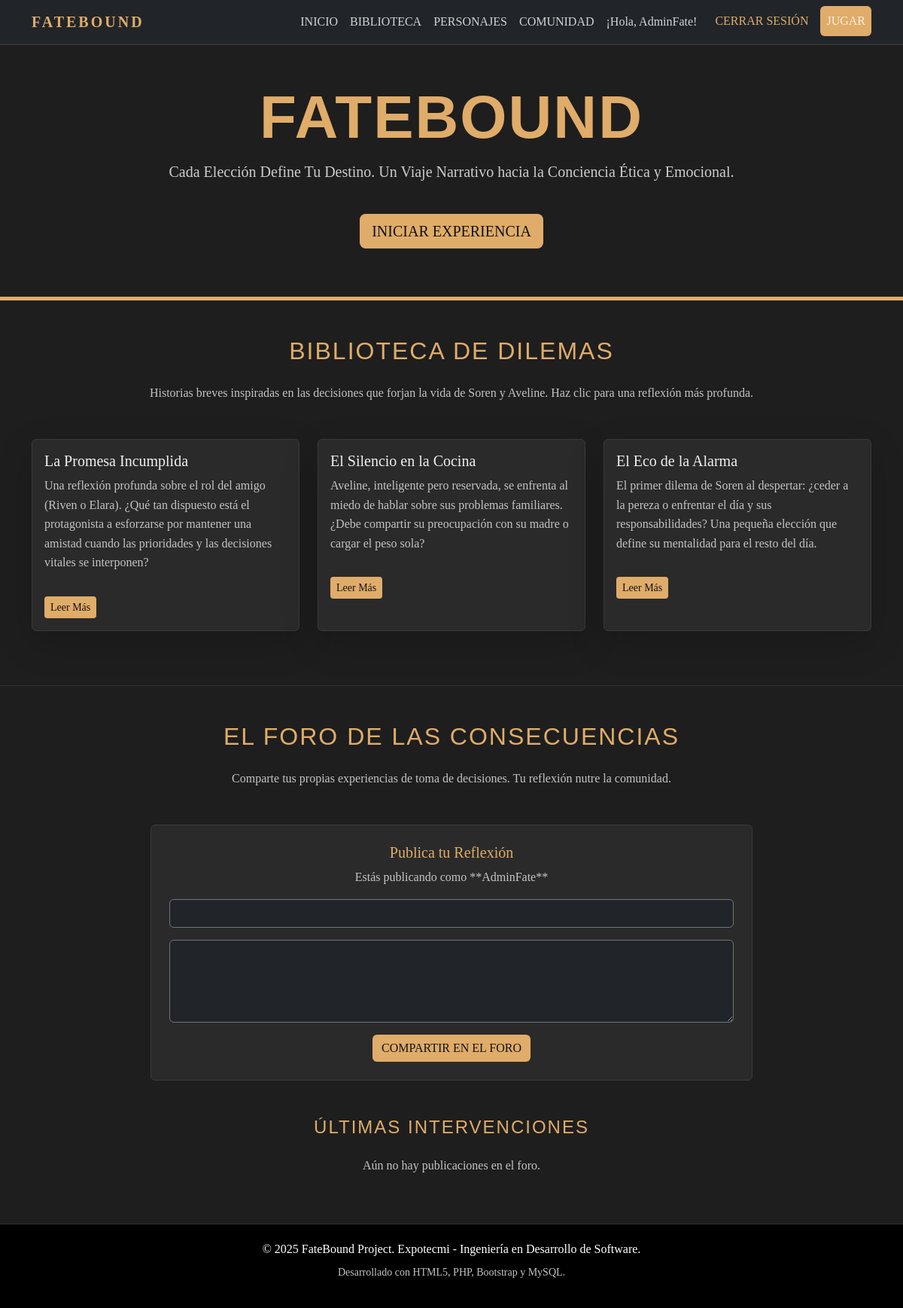
/index.php (signed in), run on the app's committed database.
### tables this page shows
CREATE TABLE `historias_breves` (
  `historia_id` int(11) UNSIGNED NOT NULL,
  `titulo` varchar(255) NOT NULL,
  `resumen` varchar(500) NOT NULL,
  `contenido_completo` text NOT NULL,
  `autor` varchar(100) DEFAULT NULL
);

### index.php (the view, shortened to what this page needs)
<?php
require 'db_connect.php';
$GAME_URL = "#";
$is_logged_in = isset($_SESSION['user_id']);
$current_username = $is_logged_in ? $_SESSION['username'] : '';
try {
    $historias_query = $pdo->query("SELECT historia_id, titulo, resumen FROM historias_breves ORDER BY historia_id DESC");
    $historias = $historias_query->fetchAll();
} catch (PDOException $e) {
    $historias = [];
}
try {
    $posts_query = $pdo->query("SELECT p.titulo, p.contenido, u.username
                                 FROM publicaciones_foro p
                                 JOIN usuarios u ON p.user_id = u.user_id
                                 ORDER BY p.fecha_creacion DESC LIMIT 5");
    $posts = $posts_query->fetchAll();
} catch (PDOException $e) {
    $posts = [];
}
?>
<!DOCTYPE html>
<html lang="es">
<head>
    <link href="https://cdn.jsdelivr.net/npm/bootstrap@5.3.2/dist/css/bootstrap.min.css" rel="stylesheet">
    <link rel="stylesheet" href="style.css">
</head>
<body>
    <nav class="navbar navbar-expand-lg navbar-dark bg-dark sticky-top">
        <div class="container">
            <a class="navbar-brand" href="#">FATEBOUND</a>
            <div class="collapse navbar-collapse" id="navbarNav">
                <ul class="navbar-nav ms-auto">
                    <li class="nav-item"><a class="nav-link" href="#inicio">INICIO</a></li>
                    <li class="nav-item"><a class="nav-link" href="#biblioteca">BIBLIOTECA</a></li>
                    <li class="nav-item"><a class="nav-link" href="personajes.php">PERSONAJES</a></li>
                    <li class="nav-item"><a class="nav-link" href="#comunidad">COMUNIDAD</a></li>
                    <?php if ($is_logged_in): ?>
                        <li class="nav-item"><span class="nav-link text-success">¡Hola, <?php echo htmlspecialchars($current_username); ?>!</span></li>
                        <li class="nav-item"><a class="nav-link btn btn-outline-light ms-2" href="cerrar_sesion.php">CERRAR SESIÓN</a></li>
                    <?php else: ?>
                        <li class="nav-item"><a class="nav-link btn btn-outline-light ms-2" href="login.php">INICIAR SESIÓN</a></li>
                        <li class="nav-item"><a class="nav-link btn btn-primary ms-2" href="registro.php">REGISTRARSE</a></li>
                    <?php endif; ?>
                    <li class="nav-item"><a class="nav-link btn btn-primary ms-2" href="<?php echo $GAME_URL; ?>" target="_blank">JUGAR</a></li>
                </ul>
            </div>
        </div>
    </nav>
    <header id="inicio" class="py-5 text-center text-light section-dark" style="border-bottom: 5px solid #e0ac69;">
        <div class="container">
            <h1 class="display-1 fw-bold">FATEBOUND</h1>
            <p class="lead" style="color: #ccc;">
                Cada Elección Define Tu Destino. Un Viaje Narrativo hacia la Conciencia Ética y Emocional.
            </p>
            <a class="btn btn-primary btn-lg mt-4" href="<?php echo $GAME_URL; ?>" target="_blank">INICIAR EXPERIENCIA</a>
        </div>
    </header>
    <section id="biblioteca" class="py-5 bg-light-dark section-dark">
        <div class="container">
            <h2 class="text-center mb-4">Biblioteca de Dilemas</h2>
            <p class="text-center mb-5 text-muted">
                Historias breves inspiradas en las decisiones que forjan la vida de Soren y Aveline. Haz clic para una reflexión más profunda.
            </p>
            <div class="row">
                <?php if (!empty($historias)): ?>
                    <?php foreach ($historias as $historia): ?>
                        <div class="col-lg-4 col-md-6 mb-4">
                            <div class="card card-dark shadow-lg h-100">
                                <div class="card-body">
                                    <h5 class="card-title"><?php echo htmlspecialchars($historia['titulo']); ?></h5>
                                    <p class="card-text text-muted"><?php echo htmlspecialchars($historia['resumen']); ?></p>
                                    <a href="leer_historia.php?id=<?php echo $historia['historia_id']; ?>"
                                       class="btn btn-primary btn-sm mt-3">
                                        Leer Más
                                    </a>
                                </div>
                            </div>
                        </div>
                    <?php endforeach; ?>
                <?php else: ?>
                    <p class="text-center">No se encontraron historias en la base de datos.</p>
                <?php endif; ?>
            </div>
        </div>
    </section>
    <section id="comunidad" class="py-5 section-dark" style="border-top: 1px solid #333;">
        <div class="container">
            <h2 class="text-center mb-4">El Foro de las Consecuencias</h2>
            <p class="text-center mb-5 text-muted">
                Comparte tus propias experiencias de toma de decisiones. Tu reflexión nutre la comunidad.
            </p>
            <div class="card card-dark mb-5 p-4 mx-auto" style="max-width: 800px;">
                <h5 class="card-title text-center" style="color: #e0ac69;">Publica tu Reflexión</h5>
                <?php if ($is_logged_in): ?>
                    <p class="text-center text-muted">Estás publicando como **<?php echo htmlspecialchars($current_username); ?>**</p>
                    <form action="post_handler.php" method="POST">
                        <div class="mb-3">
                            <input type="text" class="form-control bg-dark text-light border-secondary" name="titulo" placeholder="Título de tu Experiencia" required>
                        </div>
                        <div class="mb-3">
                            <textarea class="form-control bg-dark text-light border-secondary" name="contenido" rows="4" placeholder="Describe tu reflexión personal..." required></textarea>
                        </div>
                        <button type="submit" class="btn btn-primary d-block mx-auto">COMPARTIR EN EL FORO</button>
                    </form>
                <?php endif; ?>
            </div>
            <h4 class="mb-4 text-center">Últimas Intervenciones</h4>
            <div class="row justify-content-center">
                <div class="col-lg-8">
                    <?php if (!empty($posts)): ?>
                        <?php foreach ($posts as $post): ?>
                            <div class="card card-dark mb-3">
                                <div class="card-body">
                                    <h5 class="card-title" style="color: #e0ac69;"><?php echo htmlspecialchars($post['titulo']); ?></h5>
                                    <p class="card-text text-light"><?php echo nl2br(htmlspecialchars(substr($post['contenido'], 0, 200) . '...')); ?></p>
                                    <small class="text-muted">Publicado por **<?php echo htmlspecialchars($post['username']); ?>**</small>
                                </div>
                            </div>
                        <?php endforeach; ?>
                    <?php else: ?>
                        <p class="text-center text-muted">Aún no hay publicaciones en el foro.</p>
                    <?php endif; ?>
                </div>
            </div>
        </div>
    </section>
    <footer class="text-center text-white">
        <p class="mb-1">&copy; 2025 FateBound Project. Expotecmi - Ingeniería en Desarrollo de Software.</p>
        <p><small class="text-muted">Desarrollado con HTML5, PHP, Bootstrap y MySQL.</small></p>
    </footer>
</body>
</html>

### style.css (style rules this page uses)
body { font-family: 'Georgia', serif; line-height: 1.6; background-color: #121212; color: #f0f0f0; }
h1, h2, h3, h4 { font-family: 'Arial Black', sans-serif; color: #e0ac69; text-transform: uppercase; letter-spacing: 2px; }
.navbar { border-bottom: 2px solid #333; }
.navbar-brand { font-weight: bold; color: #e0ac69 !important; letter-spacing: 3px; }
.nav-link { color: rgba(255, 255, 255, 0.8) !important; }
.btn-outline-light { color: #e0ac69 !important; border-color: #e0ac69 !important; }
.btn-primary { background-color: #e0ac69; border: none; color: #121212; transition: background-color 0.3s ease, transform 0.2s ease; }
.section-dark { background-color: #1e1e1e; }
.card-dark { background-color: #2a2a2a; color: #f0f0f0; border: 1px solid #3a3a3a; transition: border-color 0.3s ease; }
.text-muted, .card-dark .text-muted { color: #c4c4c4 !important; }
footer { background-color: #000000; border-top: 1px solid #333; padding: 20px 0; }

### data on the page
historias_breves: titulo "La Promesa Incumplida", resumen "Una reflexión profunda sobre el rol del amigo (Riven o Elara). ¿Qué tan dispuesto está el protagonista a esforzarse por mantener una amistad cuando las prioridades y las decisiones vitales se interponen?"
historias_breves: titulo "El Silencio en la Cocina", resumen "Aveline, inteligente pero reservada, se enfrenta al miedo de hablar sobre sus problemas familiares. ¿Debe compartir su preocupación con su madre o cargar el peso sola?"
historias_breves: titulo "El Eco de la Alarma", resumen "El primer dilema de Soren al despertar: ¿ceder a la pereza o enfrentar el día y sus responsabilidades? Una pequeña elección que define su mentalidad para el resto del día."

### other printed values
$current_username "AdminFate"
